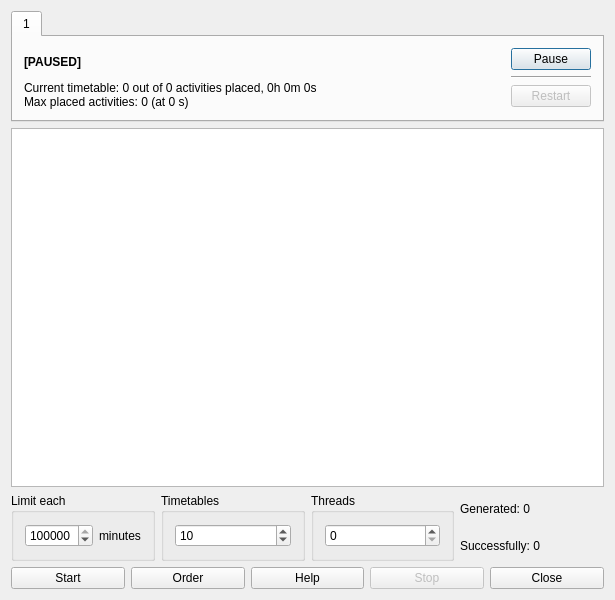
<?xml version="1.0" encoding="UTF-8"?>
<ui version="4.0">
 <class>TimetableGenerateMultipleForm_template</class>
 <widget class="QDialog" name="TimetableGenerateMultipleForm_template">
  <property name="geometry">
   <rect>
    <x>0</x>
    <y>0</y>
    <width>615</width>
    <height>600</height>
   </rect>
  </property>
  <property name="windowTitle">
   <string extracomment="Title of dialog">Generate multiple timetables</string>
  </property>
  <layout class="QGridLayout" name="gridLayout_4">
   <item row="0" column="0">
    <widget class="QTabWidget" name="timetablesTabWidget">
     <property name="sizePolicy">
      <sizepolicy hsizetype="Expanding" vsizetype="Maximum">
       <horstretch>0</horstretch>
       <verstretch>0</verstretch>
      </sizepolicy>
     </property>
     <property name="currentIndex">
      <number>0</number>
     </property>
     <property name="usesScrollButtons">
      <bool>true</bool>
     </property>
     <widget class="QWidget" name="tab">
      <attribute name="title">
       <string>1</string>
      </attribute>
      <layout class="QHBoxLayout" name="horizontalLayout_3">
       <item>
        <layout class="QVBoxLayout" name="verticalLayout_3">
         <item>
          <widget class="QLabel" name="pausedLabel">
           <property name="font">
            <font>
             <bold>true</bold>
            </font>
           </property>
           <property name="text">
            <string comment="The generation is paused">[PAUSED]</string>
           </property>
          </widget>
         </item>
         <item>
          <widget class="QLabel" name="textLabel">
           <property name="text">
            <string>Current timetable: 0 out of 0 activities placed, 0h 0m 0s
Max placed activities: 0 (at 0 s)</string>
           </property>
          </widget>
         </item>
        </layout>
       </item>
       <item>
        <spacer name="horizontalSpacer">
         <property name="orientation">
          <enum>Qt::Horizontal</enum>
         </property>
         <property name="sizeHint" stdset="0">
          <size>
           <width>91</width>
           <height>20</height>
          </size>
         </property>
        </spacer>
       </item>
       <item>
        <layout class="QVBoxLayout" name="verticalLayout">
         <item>
          <widget class="QPushButton" name="pausePushButton">
           <property name="sizePolicy">
            <sizepolicy hsizetype="Fixed" vsizetype="Fixed">
             <horstretch>0</horstretch>
             <verstretch>0</verstretch>
            </sizepolicy>
           </property>
           <property name="text">
            <string comment="Pause the generation">Pause</string>
           </property>
          </widget>
         </item>
         <item>
          <widget class="Line" name="line">
           <property name="orientation">
            <enum>Qt::Horizontal</enum>
           </property>
          </widget>
         </item>
         <item>
          <widget class="QPushButton" name="restartPushButton">
           <property name="enabled">
            <bool>false</bool>
           </property>
           <property name="sizePolicy">
            <sizepolicy hsizetype="Fixed" vsizetype="Fixed">
             <horstretch>0</horstretch>
             <verstretch>0</verstretch>
            </sizepolicy>
           </property>
           <property name="text">
            <string comment="Restart the generation (stop the current generation and begin a new different one). Please make a clear distinction between 'Restart the generation' and 'Continue the generation'.">Restart</string>
           </property>
          </widget>
         </item>
        </layout>
       </item>
      </layout>
     </widget>
    </widget>
   </item>
   <item row="1" column="0">
    <widget class="QTextEdit" name="currentResultsTextEdit">
     <property name="readOnly">
      <bool>true</bool>
     </property>
    </widget>
   </item>
   <item row="2" column="0">
    <layout class="QHBoxLayout" name="horizontalLayout">
     <item>
      <widget class="QGroupBox" name="minutesGroupBox">
       <property name="title">
        <string extracomment="In fact this is the time limit for search of each timetable, but I keep length short">Limit each</string>
       </property>
       <layout class="QGridLayout" name="gridLayout">
        <item row="0" column="0">
         <widget class="QSpinBox" name="minutesSpinBox">
          <property name="minimum">
           <number>1</number>
          </property>
          <property name="maximum">
           <number>600000</number>
          </property>
          <property name="value">
           <number>600000</number>
          </property>
         </widget>
        </item>
        <item row="0" column="1">
         <widget class="QLabel" name="minutesLabel">
          <property name="sizePolicy">
           <sizepolicy hsizetype="Fixed" vsizetype="Preferred">
            <horstretch>0</horstretch>
            <verstretch>0</verstretch>
           </sizepolicy>
          </property>
          <property name="text">
           <string extracomment="This is a label with the measure of time limit units for each timetable">minutes</string>
          </property>
         </widget>
        </item>
       </layout>
      </widget>
     </item>
     <item>
      <widget class="QGroupBox" name="timetablesGroupBox">
       <property name="title">
        <string>Timetables</string>
       </property>
       <layout class="QGridLayout" name="gridLayout_2">
        <item row="0" column="0">
         <widget class="QSpinBox" name="timetablesSpinBox">
          <property name="minimum">
           <number>1</number>
          </property>
          <property name="maximum">
           <number>1000</number>
          </property>
          <property name="value">
           <number>10</number>
          </property>
         </widget>
        </item>
       </layout>
      </widget>
     </item>
     <item>
      <widget class="QGroupBox" name="threadsGroupBox">
       <property name="title">
        <string>Threads</string>
       </property>
       <layout class="QGridLayout" name="gridLayout_3">
        <item row="0" column="0">
         <widget class="QSpinBox" name="nThreadsSpinBox"/>
        </item>
       </layout>
      </widget>
     </item>
     <item>
      <layout class="QVBoxLayout" name="verticalLayout_2">
       <item>
        <widget class="QLabel" name="numberOfGeneratedTimetablesLabel">
         <property name="text">
          <string>Generated: 0</string>
         </property>
        </widget>
       </item>
       <item>
        <widget class="QLabel" name="numberOfSuccessfullyGeneratedTimetablesLabel">
         <property name="text">
          <string>Successfully: 0</string>
         </property>
        </widget>
       </item>
      </layout>
     </item>
    </layout>
   </item>
   <item row="3" column="0">
    <layout class="QHBoxLayout" name="horizontalLayout_2">
     <item>
      <widget class="QPushButton" name="startPushButton">
       <property name="text">
        <string>Start</string>
       </property>
      </widget>
     </item>
     <item>
      <widget class="QPushButton" name="seeInitialOrderPushButton">
       <property name="text">
        <string comment="It means 'View initial order of placing the activities', but we need to make it very short.">Order</string>
       </property>
      </widget>
     </item>
     <item>
      <widget class="QPushButton" name="helpPushButton">
       <property name="text">
        <string>Help</string>
       </property>
      </widget>
     </item>
     <item>
      <widget class="QPushButton" name="stopPushButton">
       <property name="enabled">
        <bool>false</bool>
       </property>
       <property name="text">
        <string>Stop</string>
       </property>
      </widget>
     </item>
     <item>
      <widget class="QPushButton" name="closePushButton">
       <property name="text">
        <string>Close</string>
       </property>
      </widget>
     </item>
    </layout>
   </item>
  </layout>
 </widget>
 <layoutdefault spacing="6" margin="11"/>
 <resources/>
 <connections/>
</ui>
